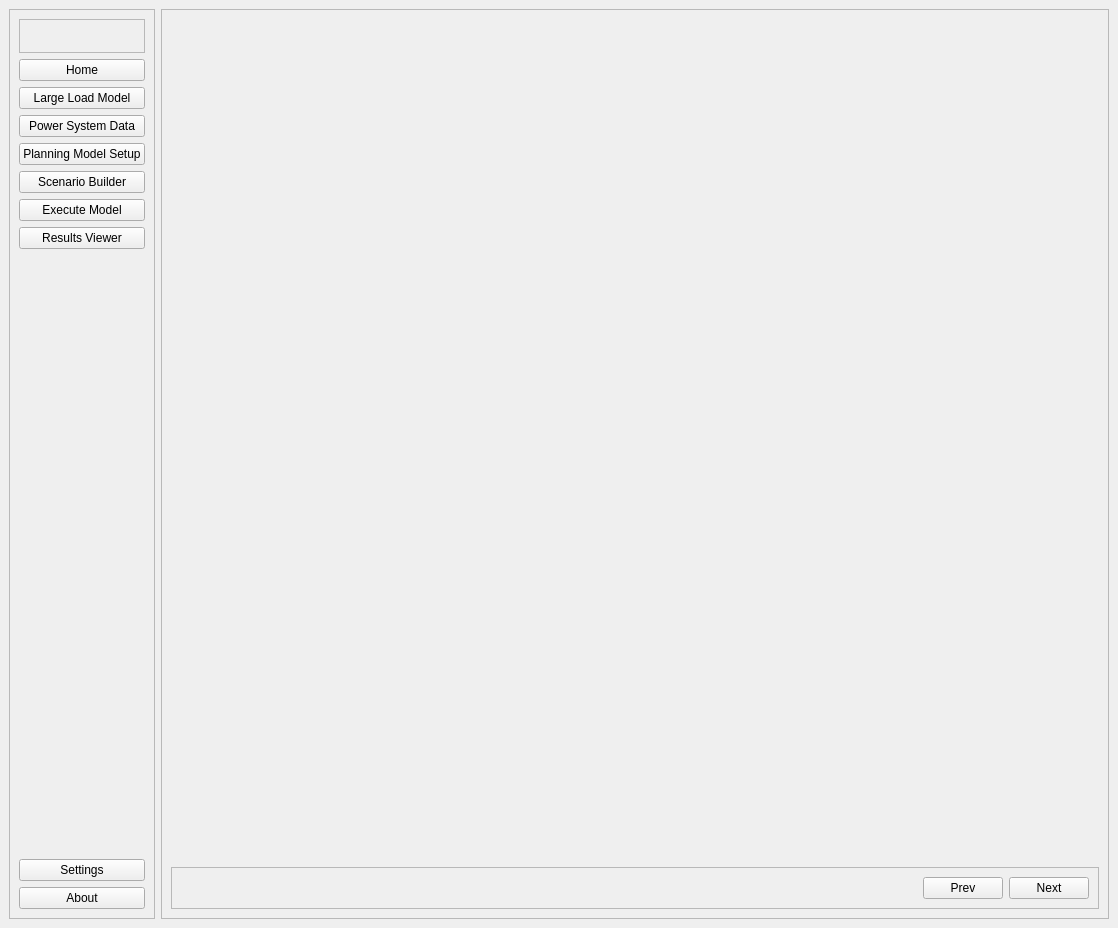
<?xml version="1.0" encoding="UTF-8"?>
<ui version="4.0">
 <class>MainWindow</class>
 <widget class="QMainWindow" name="MainWindow">
  <property name="geometry">
   <rect>
    <x>0</x>
    <y>0</y>
    <width>1118</width>
    <height>928</height>
   </rect>
  </property>
  <property name="windowTitle">
   <string>QuESt Planning</string>
  </property>
  <widget class="QWidget" name="centralwidget">
   <layout class="QHBoxLayout" name="horizontalLayout" stretch="0,0">
    <item>
     <widget class="QFrame" name="frame_ribbon">
      <property name="frameShape">
       <enum>QFrame::StyledPanel</enum>
      </property>
      <property name="frameShadow">
       <enum>QFrame::Raised</enum>
      </property>
      <layout class="QVBoxLayout" name="verticalLayout_2">
       <item>
        <widget class="QFrame" name="frame_logo">
         <property name="frameShape">
          <enum>QFrame::StyledPanel</enum>
         </property>
         <property name="frameShadow">
          <enum>QFrame::Raised</enum>
         </property>
         <layout class="QVBoxLayout" name="verticalLayout_3">
          <item>
           <widget class="QLabel" name="label_logo">
            <property name="text">
             <string/>
            </property>
           </widget>
          </item>
         </layout>
        </widget>
       </item>
       <item>
        <widget class="QPushButton" name="btn_home">
         <property name="text">
          <string>Home</string>
         </property>
        </widget>
       </item>
       <item>
        <widget class="QPushButton" name="btn_large_load">
         <property name="text">
          <string>Large Load Model</string>
         </property>
        </widget>
       </item>
       <item>
        <widget class="QPushButton" name="btn_power_system">
         <property name="text">
          <string>Power System Data</string>
         </property>
        </widget>
       </item>
       <item>
        <widget class="QPushButton" name="btn_planning">
         <property name="text">
          <string>Planning Model Setup</string>
         </property>
        </widget>
       </item>
       <item>
        <widget class="QPushButton" name="btn_scenario">
         <property name="text">
          <string>Scenario Builder</string>
         </property>
        </widget>
       </item>
       <item>
        <widget class="QPushButton" name="btn_model">
         <property name="text">
          <string>Execute Model</string>
         </property>
        </widget>
       </item>
       <item>
        <widget class="QPushButton" name="btn_results">
         <property name="text">
          <string>Results Viewer</string>
         </property>
        </widget>
       </item>
       <item>
        <spacer name="spacer_ribbon">
         <property name="orientation">
          <enum>Qt::Vertical</enum>
         </property>
         <property name="sizeHint" stdset="0">
          <size>
           <width>20</width>
           <height>40</height>
          </size>
         </property>
        </spacer>
       </item>
       <item>
        <widget class="QPushButton" name="btn_settings">
         <property name="text">
          <string>Settings</string>
         </property>
        </widget>
       </item>
       <item>
        <widget class="QPushButton" name="btn_about">
         <property name="text">
          <string>About</string>
         </property>
        </widget>
       </item>
      </layout>
     </widget>
    </item>
    <item>
     <widget class="QFrame" name="frame_content">
      <property name="frameShape">
       <enum>QFrame::StyledPanel</enum>
      </property>
      <property name="frameShadow">
       <enum>QFrame::Raised</enum>
      </property>
      <layout class="QVBoxLayout" name="verticalLayout">
       <item>
        <widget class="QStackedWidget" name="stackedWidget">
         <widget class="QWidget" name="page_landing"/>
         <widget class="QWidget" name="page_large_load"/>
         <widget class="QWidget" name="page_power_system"/>
         <widget class="QWidget" name="page_planning"/>
         <widget class="QWidget" name="page_scenario"/>
         <widget class="QWidget" name="page_execute"/>
         <widget class="QWidget" name="page_results"/>
         <widget class="QWidget" name="page_settings"/>
         <widget class="QWidget" name="page_about"/>
        </widget>
       </item>
       <item>
        <widget class="QFrame" name="frame_nav_btns">
         <property name="frameShape">
          <enum>QFrame::StyledPanel</enum>
         </property>
         <property name="frameShadow">
          <enum>QFrame::Raised</enum>
         </property>
         <layout class="QHBoxLayout" name="horizontalLayout_2">
          <item>
           <spacer name="spacer_nav_btns">
            <property name="orientation">
             <enum>Qt::Horizontal</enum>
            </property>
            <property name="sizeHint" stdset="0">
             <size>
              <width>248</width>
              <height>20</height>
             </size>
            </property>
           </spacer>
          </item>
          <item>
           <widget class="QPushButton" name="btn_prev">
            <property name="text">
             <string>Prev</string>
            </property>
           </widget>
          </item>
          <item>
           <widget class="QPushButton" name="next_prev">
            <property name="text">
             <string>Next</string>
            </property>
           </widget>
          </item>
         </layout>
        </widget>
       </item>
      </layout>
     </widget>
    </item>
   </layout>
  </widget>
 </widget>
 <resources>
  <include location="../../../resources.qrc"/>
 </resources>
 <connections/>
</ui>
